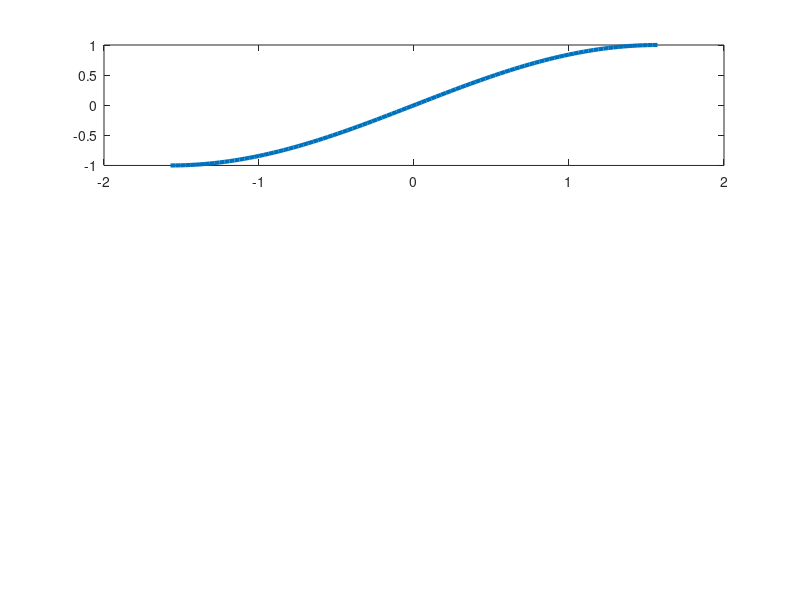

Recreate this plot in MATLAB. (Note: this script raises an error after producing the figure.)
%% Tema lab04

%% Interpolarea Spline Liniara
% <include>SplineL</include>

%% Metoda Spline Patratica
% <include>SplineP</include>

%% Interpolarea Spline Cubica
% <include>SplineCubic</include>

%% Derivarea Numerica
% <include>DerivNum</include>

%% Metoda Richardson
% <include>MetRichardson</include>

%% Metoda Richardson2
% <include>MetRichardson2</include>

%% Problema 2

f = @(x)sin(x);
xmin = -pi/2;
xmax = pi/2;
x = linspace(xmin,xmax,100);

N = [2, 4, 10];

for idx=1:3
    n = N(idx);
    X = linspace(xmin,xmax,n+1);
    Y = f(X);

    figure(1);
    subplot(3,1,idx);
    plot(x,f(x), 'LineWidth', 3);
    hold on;
    plot(x, SplineL(X, Y, x), 'g', 'LineWidth', 3);
    plot(X, f(X), 'or', 'LineWidth', 3);
    legend('sin(x)','SplineL', 'Puncte interpolare', 'Location', 'Best');
    title('Functia SplineL, n='+string(n));
end


%% Problema 4

f = @(x)sin(x);
fp = @(x)cos(x);
xmin = -pi/2;
xmax = pi/2;
x = linspace(xmin,xmax,100);
fpa = fp(xmin);

N = [2, 4, 10];
for idx=1:3
    n = N(idx);
    X = linspace(xmin,xmax,n+1);
    Y = f(X);

    figure(2);
    subplot(3,1,idx);
    plot(x,f(x), 'LineWidth', 3);
    hold on;

    [yP, zP] = SplineP(X, Y, fpa, x);
    plot(x, yP, 'g', 'LineWidth', 3);
    plot(X, f(X), 'or', 'LineWidth', 3);
    legend('sin(x)','SplineP', 'Puncte interpolare', 'Location', 'Best');
    title('Functia SplineP, n='+string(n));

    figure(3);
    subplot(3,1,idx);
    plot(x, fp(x), 'LineWidth', 3);
    hold on;
    plot(x, zP, 'g', 'LineWidth', 3);
    plot(X, fp(X), 'or', 'LineWidth', 3);
    legend('cos(x)','derivata SplineP','Puncte interpolare', 'Location', 'Best');
    title('Derivata functiei SplineP si derivata functiei f, n='+string(n));
end

%% Problema 5

f = @(x)sin(x);
fp = @(x)cos(x);
fs = @(x)-sin(x);

xmin = -pi/2;
xmax = pi/2;
x = linspace(xmin,xmax,100);
fpa = fp(xmin);
fpb = fp(xmax);

N = [2, 4, 10];
for idx=1:3
    n = N(idx);
    X = linspace(xmin,xmax,n+1);
    Y = f(X);

    figure(4);
    subplot(3,1,idx);
    plot(x,f(x), 'LineWidth', 3);
    hold on;

    [yC, zC, tC] = SplineCubic(X, Y, x, fpa, fpb);
    plot(x, yC, 'g', 'LineWidth', 3);
    plot(X, f(X), 'or', 'LineWidth', 3);
    legend('sin(x)','SplineC', 'Puncte interpolare', 'Location', 'Best');
    title('Functia SplineC, n='+string(n));

    figure(5);
    subplot(3,1,idx);
    plot(x, fp(x), 'LineWidth', 3);
    hold on;
    plot(x, zC, 'g', 'LineWidth', 3);
    plot(X, fp(X), 'or', 'LineWidth', 3);
    legend('cos(x)','derivata SplineC','Puncte interpolare', 'Location', 'Best');
    title('Derivata functiei SplineC si derivata functiei f, n='+string(n));

    figure(6);
    subplot(3,1,idx);
    plot(x, fs(x), 'LineWidth', 3);
    hold on;
    plot(x, tC, 'g', 'LineWidth', 3);
    plot(X, fs(X), 'or', 'LineWidth', 3);
    legend('-sin(x)','derivata 2 SplineC','Puncte interpolare', 'Location', 'Best');
    title('Derivata 2 a functiei SplineC si derivata 2 a functiei f, n='+string(n));
end

%% Problema 6

f = @(x)sin(x);
fp = @(x)cos(x);
a = 0;
b = pi;
m = 100;

x = linspace(a,b,m);
y = f(x);

metode = ["diferente finite progresive", "diferente finite regresive", "diferente finite centrale"];
for idx = 1:3
    metoda = metode(idx);
    dy = DerivNum(x,y,metoda);
    figure(7);
    subplot(3,1,idx);
    plot(x,fp(x), 'LineWidth', 4);
    hold on;
    plot(x(2:length(x)-1),dy(2:length(dy)), 'g', 'LineWidth', 3);
    legend('cos(x)', 'DerivNum', 'Location', 'Best');
    title(metoda);
    
    figure(8);
    subplot(3,1,idx);
    plot(x(2:length(x)-1),abs(dy(2:length(dy)) - fp(x(2:length(x)-1))), 'LineWidth', 3);
    title("Eroarea prin " + metoda);
end

%% Problema 7

f = @(x)sin(x);
fp = @(x)cos(x);
fs = @(x)-sin(x);
a = 0;
b = pi;
N = [4, 6, 10];
x=linspace(a,b,100); 
h=x(2)-x(1);

for idx = 1:3
   n = N(idx);
   
   figure(9);
   subplot(3,1,idx);
   df = MetRichardson(f, x, h, n);
   plot(x,fp(x), 'LineWidth', 5);
   hold on;
   plot(x, df, 'g', 'LineWidth', 3);
   legend('cos(x)', 'MetRichardson', 'Location', 'Best');
   title("f' MetRichardson n="+string(n));
  
   figure(10);
   subplot(3,1,idx);
   plot(x, abs(df - fp(x)), 'LineWidth', 3);
   title("Eroarea MetRichardson n="+string(n));
   
   figure(11);
   subplot(3,1,idx);
   d2f = MetRichardson2(f, x, h, n-1);
   plot(x,fs(x), 'LineWidth', 5);
   hold on;
   plot(x, d2f, 'g', 'LineWidth', 3);
   legend('-sin(x)', 'MetRichardson2', 'Location', 'Best');
   title("f'' MetRichardson2 n="+string(n));
end

